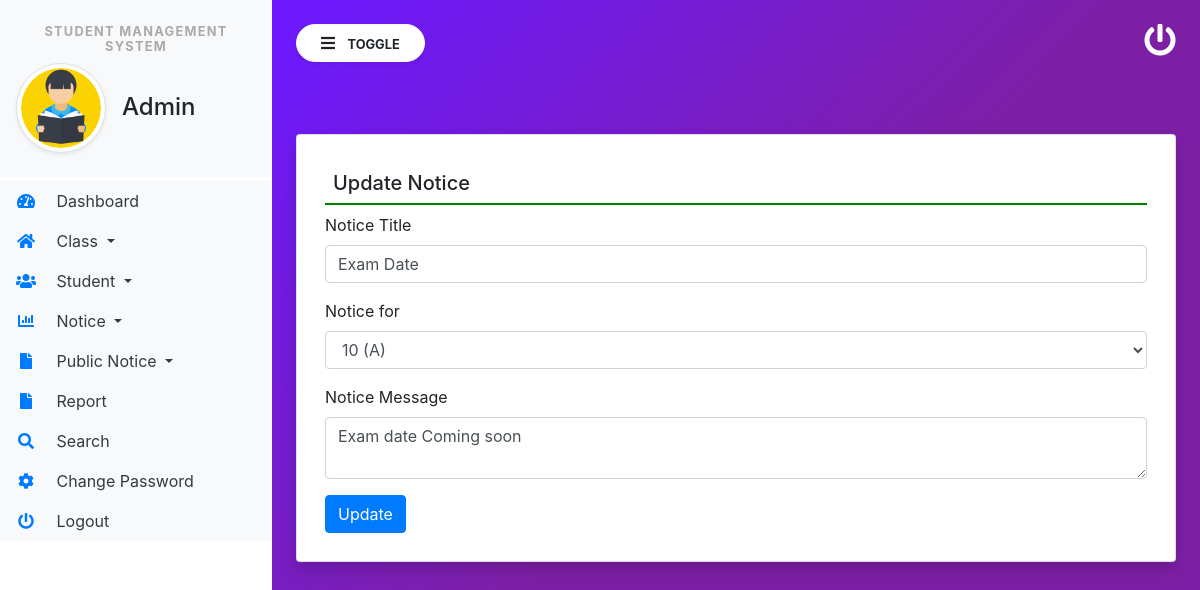
Page /editNotice/1 (signed in) on the committed database.
### studentmanage/models.py (models this page shows, shortened)
class Notice(models.Model):
    classs = models.ForeignKey(Class, on_delete=models.CASCADE)
    NoticeTitle = models.CharField(max_length=150, null=True)
    NoticeMsg = models.CharField(max_length=200, null=True)
    CreationDate = models.DateTimeField(auto_now_add=True)

class Class(models.Model):
    ClassName = models.CharField(max_length=150, null=True)
    Section = models.CharField(max_length=200, null=True)
    CreationDate = models.DateTimeField(auto_now_add=True)

### studentmanage/views.py (the view, shortened to what this page needs)
# urls.py: path('editNotice/<int:pid>', editNotice, name='editNotice'),
def editNotice(request, pid):
    if not request.user.is_authenticated:
        return redirect('admin_login')
    error = ""
    clss = Class.objects.all()
    notice = Notice.objects.get(id=pid)
    return render(request, 'editNotice.html', locals())

### studentmanage/templates/editNotice.html (shortened to what this page needs)
{% extends 'admin_base.html' %}
{% block main  %}
<form method="POST">
    <div class="card p-2 shadow mt-5">
        <div class="card-body">
            <h5 class="p-2" style="border-bottom: 2px solid green;">Update Notice</h5>
            <div class="form-row">
                <div class="col-sm-12">
                    <div class="form-group">
                        <label>Notice Title</label>
                        <input type="text" name="NoticeTitle" value="{{notice.NoticeTitle}}" class="form-control">
                    </div>
                </div>
                <div class="col-sm-12">
                    <div class="form-group">
                        <label>Notice for </label>
                        <select class="form-control form-control" name="classs" id="classs" required>
                            <option value="{{notice.classs.id}}">{{notice.classs.ClassName}}
                                ({{notice.classs.Section}})
                            </option>
                        </select>
                    </div>
                </div>
                <div class="col-sm-12">
                    <div class="form-group">
                        <label>Notice Message</label>
                        <textarea name="NoticeMsg" placeholder="Notice Message ...." class="form-control">{{notice.NoticeMsg}}</textarea>
                    </div>
                </div>
            </div>
            <input type="submit" value="Update" class="btn btn-primary">
        </div>
    </div>
</form>
{% endblock %}

### studentmanage/static/css/sidebar.css (style rules this page uses)
body { background-image : linear-gradient(135.9deg,rgba(109,25,252,1) 16.4%,rgba(125,31,165,1) 56.1%); min-height:100vh; }

### rows in the picture
Notice: NoticeTitle "Exam Date", classs "10 (A)", NoticeMsg "Exam date Coming soon"
